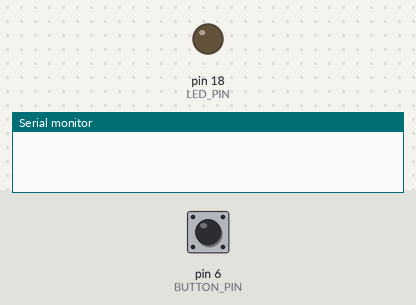
A sketch run on a simulated Arduino Uno, built with avr-gcc and run on an emulated ATmega328P. Shown: output pins drawn as LEDs (lit = HIGH), the last lines printed to the serial monitor. The inputs (shaded band) are chosen by the test bench; at power-on: pin 6 (BUTTON_PIN) HIGH.

Above: at 1.2 s.
1.3 s: pin 6 (BUTTON_PIN) pulled LOW for 0.15 s
At 2.2 s:
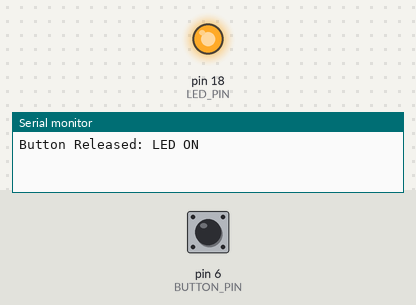
2.9 s: pin 6 (BUTTON_PIN) pulled LOW for 1 s
At 4.7 s:
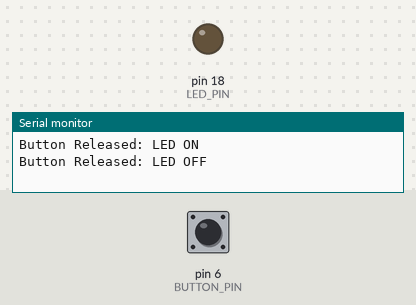
5.4 s: pin 6 (BUTTON_PIN) pulled LOW for 3.2 s
At 9.5 s:
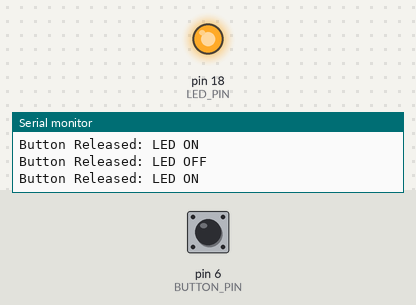
Timing chart, 0 to 11.0 s (numbered marks = the images above; inputs shaded):
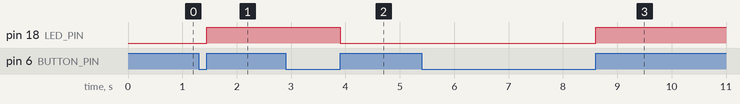

Measured:
- after the input at 1.3 s, pin 18 (LED_PIN): LOW → HIGH after 0.15 s
- after the input at 2.9 s, pin 18 (LED_PIN): HIGH → LOW after 1.0 s
- after the input at 5.4 s, pin 18 (LED_PIN): LOW → HIGH after 3.2 s

The sketch:

button_toggle.ino
```cpp
#define BUTTON_PIN 6
#define LED_PIN 18

int lastButtonState = HIGH;  // previous state of button (initially unpressed)
int currentButtonState;
bool ledState = false;       // stores current LED ON/OFF state

void setup() {
  Serial.begin(115200);
  pinMode(BUTTON_PIN, INPUT_PULLUP);  // Button between GPIO9 and GND
  pinMode(LED_PIN, OUTPUT);
  digitalWrite(LED_PIN, LOW);
}

void loop() {
  currentButtonState = digitalRead(BUTTON_PIN);

  // Detect rising edge: button released after being pressed
  if (lastButtonState == LOW && currentButtonState == HIGH) {
    ledState = !ledState;  // toggle the LED state
    digitalWrite(LED_PIN, ledState ? HIGH : LOW);

    if (ledState) {
      Serial.println("Button Released: LED ON");
    } else {
      Serial.println("Button Released: LED OFF");
    }
  }

  lastButtonState = currentButtonState;
}
```
